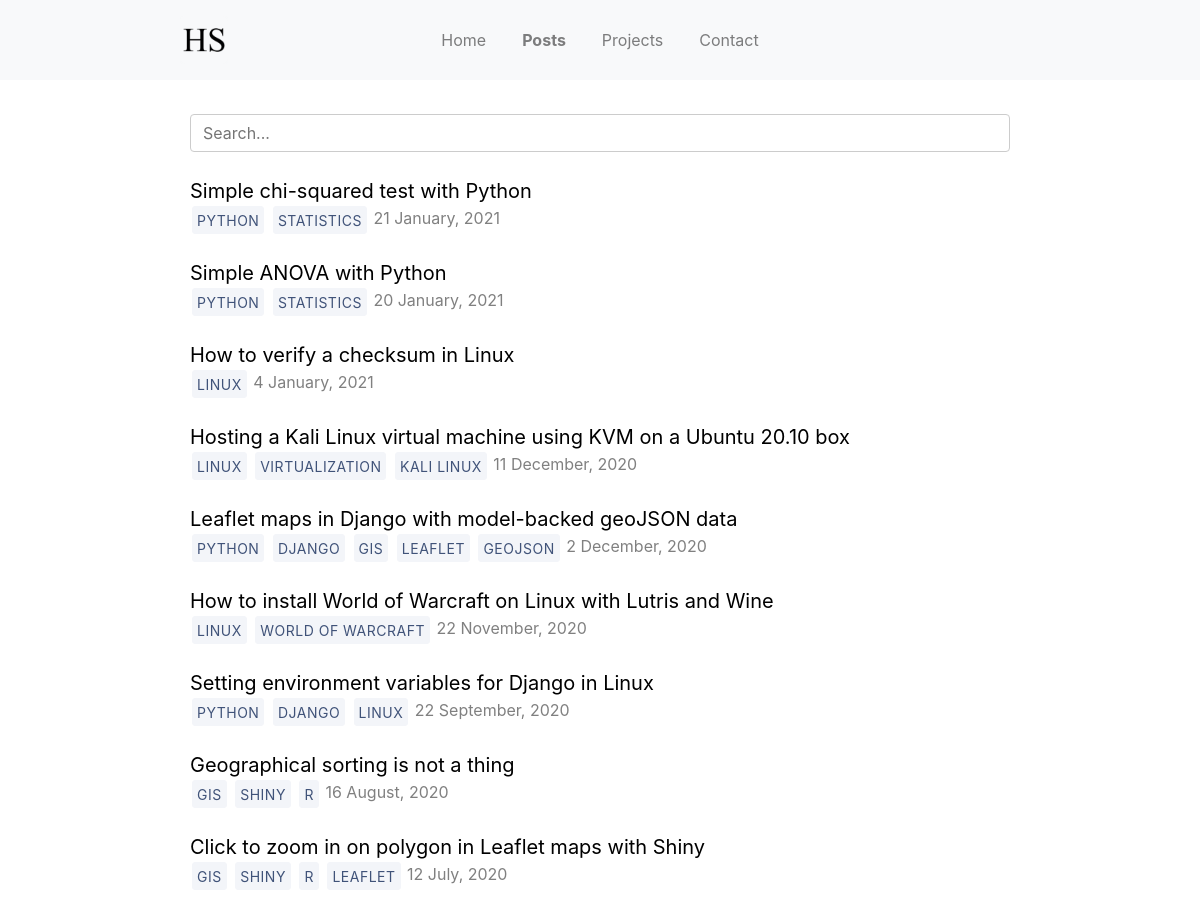
The app's page /posts/ (upper part), older data.
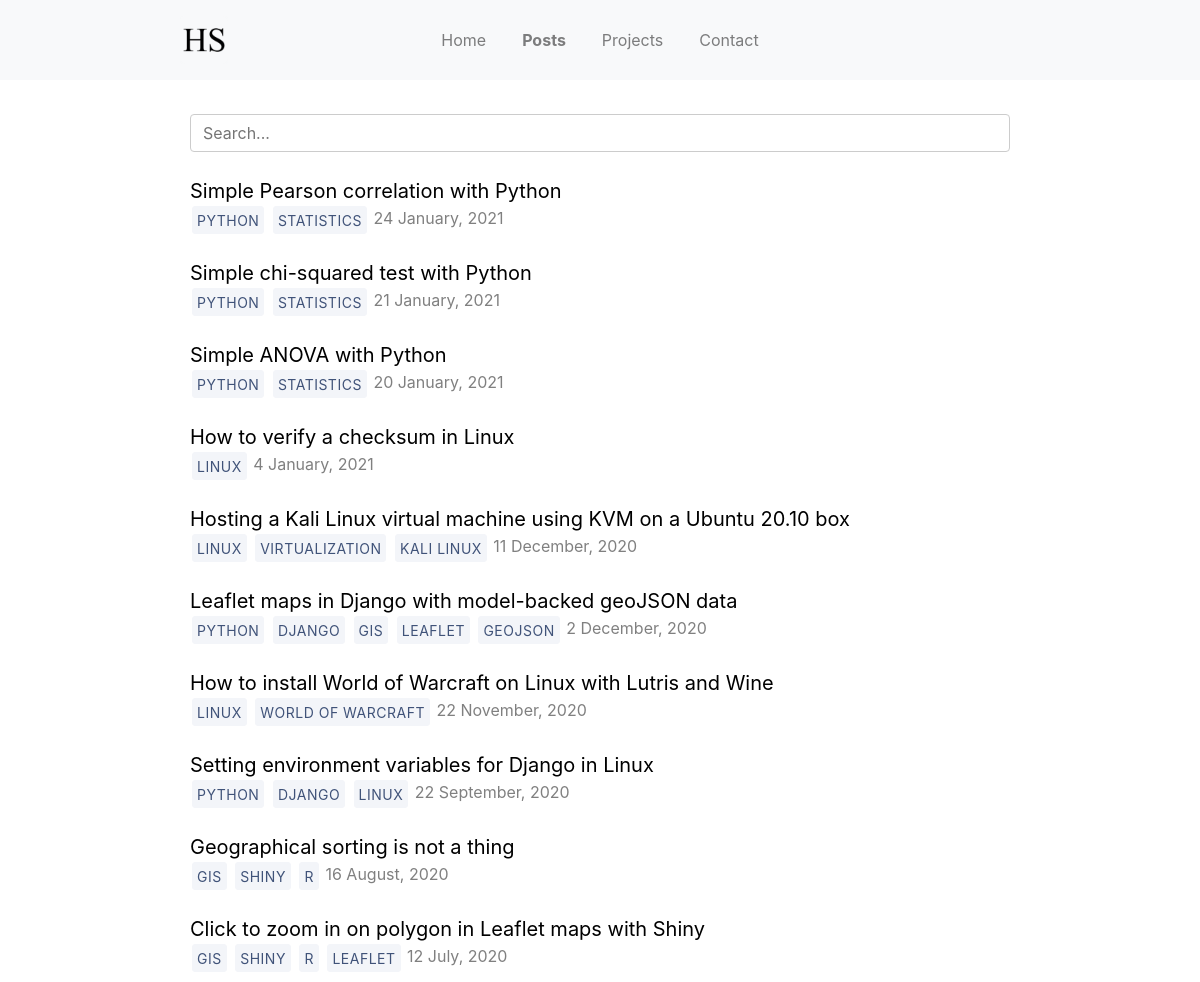
The same page, newer data.
### blog/models.py (models this page shows, shortened)
class BlogPost(models.Model):
    title = models.CharField(max_length=100)
    is_published = models.BooleanField(default=True)
    published_date = models.DateField()
    modified_date = models.DateField(null=True, blank=True)
    slug = models.SlugField(unique=True)
    tags = models.ManyToManyField('Tag', related_name='blog_posts')
    snippet = models.CharField('snippet', max_length=250)
    content = models.TextField()
    def get_absolute_url(self):
        return reverse('detail', kwargs = {'slug': self.slug})

class Tag(models.Model):
    name = models.CharField(max_length=20)

### blog/views.py (the view)
def posts(request):
    query = request.GET.get('q')
    if query is not None:
        blog_posts = BlogPost.objects.filter(title__icontains=query).filter(is_published=True)
    else:
        blog_posts = BlogPost.objects.filter(is_published=True).order_by('-published_date')
    context = {
        "blog_posts": blog_posts,
    }
    return render(request, 'posts.html', context)

### blog/templates/posts.html (shortened to what this page needs)
{% extends "base.html" %}
{% load static %}
{% block content %}
<form method="GET" action="" id="searchform">
    <input class="searchfield" id="searchbox" name="q" type="text" value="{{ request.GET.get.q }}" placeholder="Search..."/>
</form>
<br />
<ul style='list-style: none; padding-left: 0px;'>
    {% for post in blog_posts %}
        <li>
            <a style='font-size:20px;' id='post-href' href="{{post.get_absolute_url}}"> {{ post.title|safe }} </a>
            <div>
                <p style="display:inline;">
                    {% for tag in post.tags.all %}
                        <a class="btn" href="{% url 'tag' tag.name %}">
                            {{ tag.name }}
                        </a>
                    {% endfor %}
                </p>
                <p style="color:gray; display:inline;">
                    {{ post.published_date|date:"j F, Y" }}
                </p>
            </div>
        </li>
        <br />
    {% endfor %}
</ul>
{% endblock %}

Row changes from the older to the newer data that the page shows:
added BlogPost: title "Simple Pearson correlation with Python", published_date "24 January, 2021", Tag (name "PYTHON"), Tag (name "STATISTICS")
